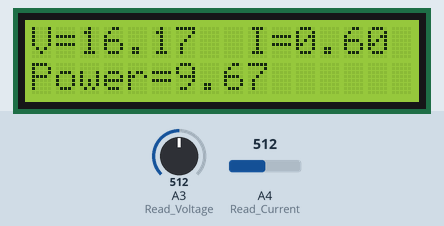
Bench run of a sketch on a simulated Arduino Uno, built with avr-gcc and run on an emulated ATmega328P. On the bench: 16×2 character LCD. The test bench sets the inputs (shaded band); at power-on: A3 (Read_Voltage) = 512, A4 (Read_Current) = 512.

Above: at 3.2 s.
3.3 s: A3 (Read_Voltage) set to 716
At 4.2 s:
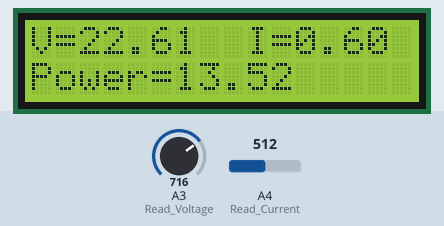
5.0 s: A4 (Read_Current) set to 716
At 5.7 s:
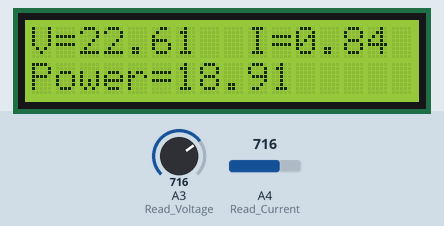
6.6 s: A3 (Read_Voltage) set to 900
At 7.1 s:
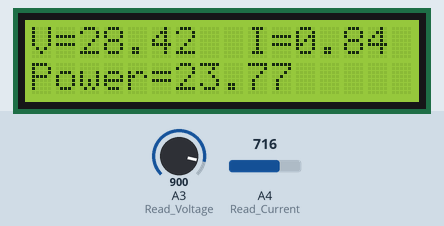
8.2 s: A4 (Read_Current) set to 900
At 9.4 s:
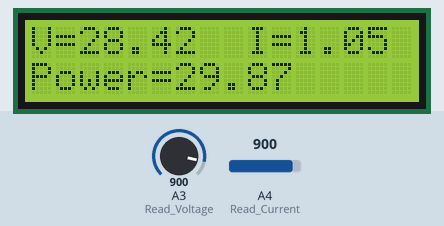
9.7 s: A3 (Read_Voltage) set to 1023
At 10.9 s:
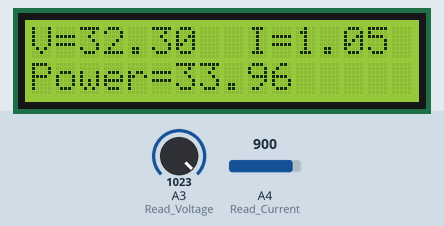
11.3 s: A4 (Read_Current) set to 1023
At 12.4 s:
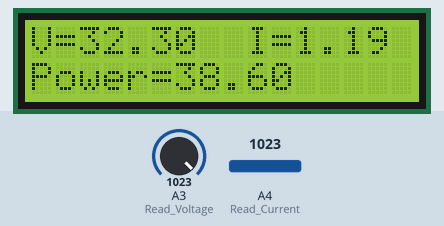
Timing chart, 0 to 14.0 s (numbered marks = the images above; inputs shaded):
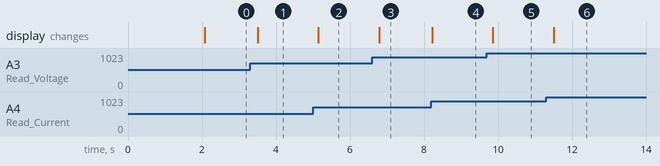

The sketch:

voltage.ino
```cpp
#include <LiquidCrystal.h>

int Read_Voltage  = A3;

int Read_Current  = A4;

const int rs = 3, en = 4, d4 = 8, d5 = 9, d6 = 10, d7 = 11;
LiquidCrystal lcd(rs, en, d4, d5, d6, d7);

void setup() {

  lcd.begin(16, 2);


  lcd.print(" Arduino Watt-meter");

  lcd.setCursor(0, 1);

  lcd.print("  By-Satish ");

  delay(2000);

  lcd.clear();
}
void loop() {
float Voltage_Value = analogRead(Read_Voltage);
float Current_Value = analogRead(Read_Current);
Voltage_Value = Voltage_Value * (5.0/1023.0) * 6.46;
Current_Value = Current_Value * (5.0/1023.0) * 0.239;
lcd.setCursor(0, 0);
lcd.print("V="); lcd.print(Voltage_Value);
lcd.print("  ");
lcd.print("I=");lcd.print(Current_Value);
float Power_Value = Voltage_Value * Current_Value;
lcd.setCursor(0, 1);
lcd.print("Power="); lcd.print(Power_Value);
delay(200);

}
```

Measured:
- after the input at 3.3 s, the display: changes after 0.21 s (image 1)
- after the input at 5.0 s, the display: changes after 0.15 s (image 2)
- after the input at 6.6 s, the display: changes after 0.19 s (image 3)
- after the input at 8.2 s, the display: changes at once (image 4)
- after the input at 9.7 s, the display: changes after 0.16 s (image 5)
- after the input at 11.3 s, the display: changes after 0.20 s (image 6)
